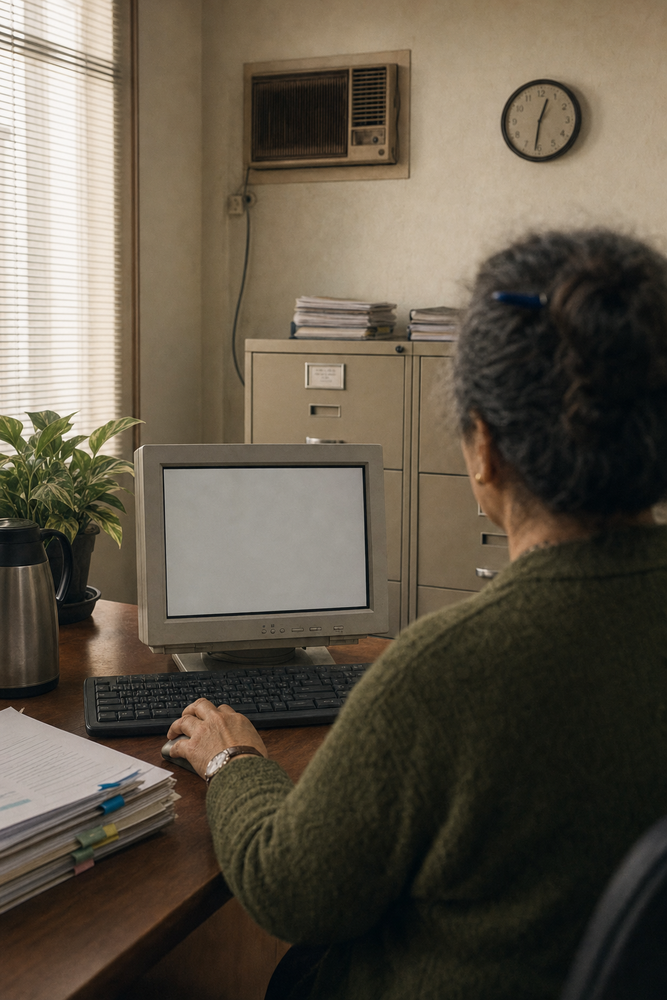
#> input picture projects/10-ads-dezembro/storyboard-r1/q04.png, 667 x 1000 px, shrunk from 1024 x 1536 before the run
$ python compoe_tela.py q01.png q04.png q04.png q04.png q04.png
#> lines starting #> are read from the running program, lines starting #| are printed output that depends on the picture
# Encaixa uma imagem 4:3 na tela do monitor de um clipe. Uso: compoe_tela.py clipe.mp4 conteudo.png saida.mp4 [verde|cinza]
import cv2,numpy as np,sys,subprocess
src,cont,out,modo=sys.argv[1],sys.argv[2],sys.argv[3],(sys.argv[4] if len(sys.argv)>4 else 'verde')
cap=cv2.VideoCapture(src); fps=cap.get(cv2.CAP_PROP_FPS); w=int(cap.get(3)); h=int(cap.get(4))
C=cv2.imread(cont); ch,cw=C.shape[:2]
#> further down, C is the input picture: shape (1000, 667, 3); mean B, G, R 73, 87, 95.8
#> after `ch, cw = C.shape[:2]`: ch = 1000; cw = 667
LCD=len(sys.argv)>5 and sys.argv[5]=='lcd'   # tela de notebook: sem linhas de varredura nem canto escuro
# aparencia de monitor de tubo: menos contraste, cantos mais escuros, reflexo leve, linhas de varredura
Cf=C.astype(np.float32)*0.86+14
yy,xx=np.mgrid[0:ch,0:cw].astype(np.float32); r=((xx/cw-0.5)**2+(yy/ch-0.5)**2)**0.5
Cf*=(1-(0.10 if LCD else 0.34)*np.clip(r-0.25,0,1)**1.4)[...,None]
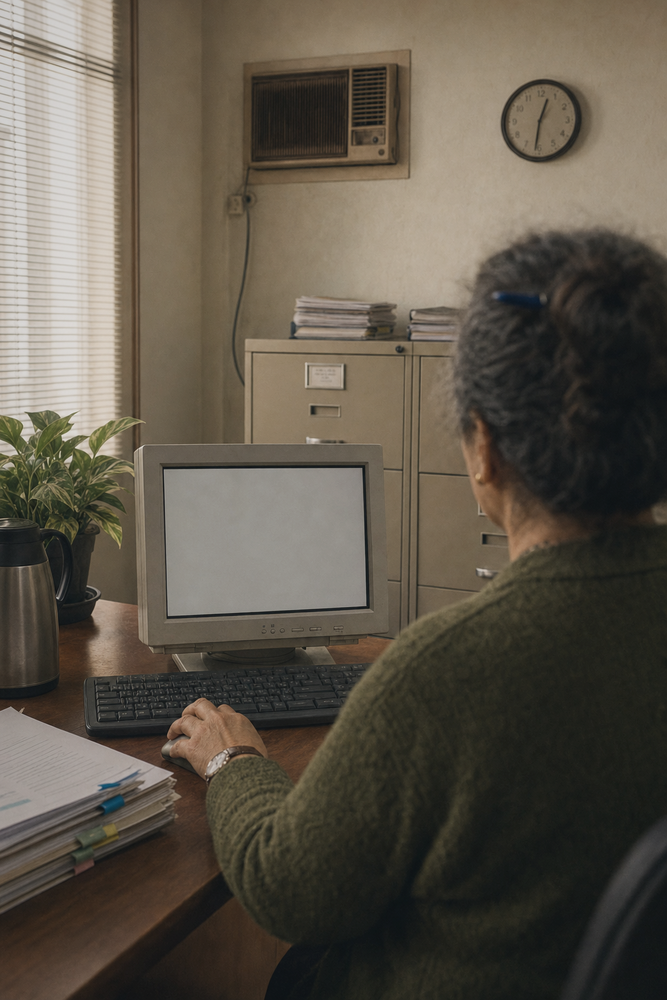
#> Cf: shape (1000, 667, 3) float32; mean B, G, R 74.5, 86.3, 93.6
Cf+=(26*np.clip(1-((xx/cw-0.18)**2+(yy/ch-0.10)**2)**0.5/0.55,0,1)**2)[...,None]
if not LCD: Cf[1::3]*=0.955
Cf*=np.array([1.03,1.0,0.96],np.float32)          # leve frio de tubo (BGR)
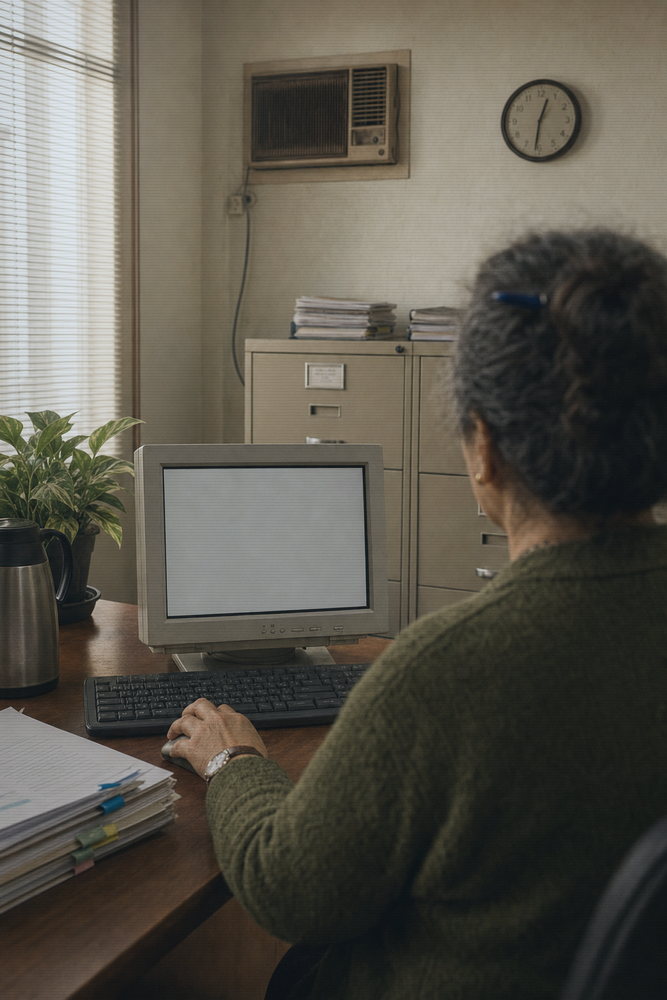
#> Cf: shape (1000, 667, 3) float32; mean B, G, R 78.1, 87.4, 90.9
C=cv2.GaussianBlur(Cf.clip(0,255).astype(np.uint8),(0,0),0.7 if LCD else 1.1)
#> (the run stopped early here; a loop or call above may not have finished)
